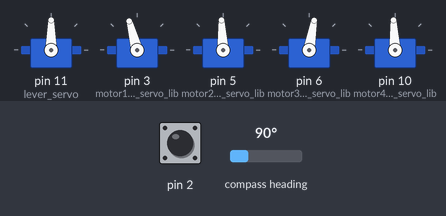
The program below on a simulated Arduino Uno, built with avr-gcc and run on an emulated ATmega328P. On the bench: 5 × servo. Inputs (shaded band) come from the test bench; at power-on: compass heading 90°, pin 2 HIGH.

Above: at 5.2 s.
5.3 s: compass heading set to 7°
At 6.6 s:
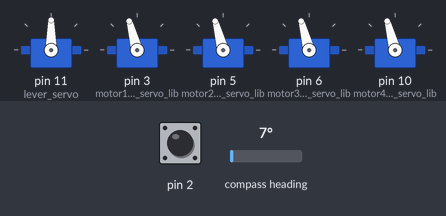
11.3 s: compass heading set to 90°
At 12.4 s:
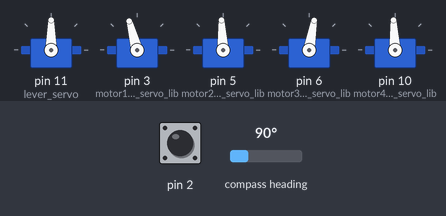
Timing chart, 0 to 14.3 s (numbered marks = the images above; inputs shaded):
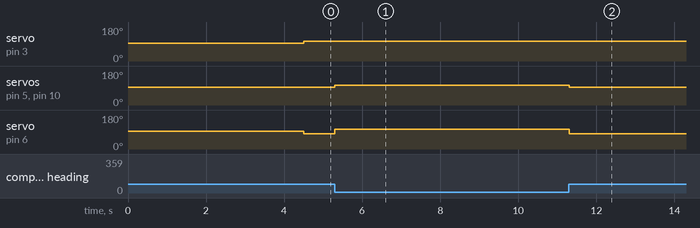

Measured:
- after the input at 5.3 s, servo on pin 5 (motor2_pin_servo_lib), servo on pin 10 (motor4_pin_servo_lib): 93° → 105° at once; servo on pin 6 (motor3_pin_servo_lib): 80° → 105° at once
- after the input at 11.3 s, servo on pin 5 (motor2_pin_servo_lib), servo on pin 10 (motor4_pin_servo_lib): 105° → 93° at once; servo on pin 6 (motor3_pin_servo_lib): 105° → 80° at once

The program:

main.cpp
```cpp
#include "definitions.hpp"
//THIS COMMIT IS BEGGNINGING OF THE MERGING


//bar 1 interp 1.628 and 1.373
//bar 2 interp 1.628 and 1.373


//with bar 1 interpolation and qw make KD 90.5 and KP divider .185 or maybe .10?
//with bat 1 interpolation and qz try KP divider 1.22 for now, larger gyro_KP_divider makes gyro_PID_KP smaller which makes gyro_PID_OUT smaller, so more angle to slow down

//with bar 2 interpolation and qw make KD 90.5 and KP divider .125?
char *move_direction = (char*)malloc(5*sizeof(char));

//MOTOR Variables
Servo myservo1; // Create Servo object to control the servo
Servo myservo2;
Servo myservo3;
Servo myservo4;
unsigned long current_time = 0;
int p_in = 255/2;
int micros_p_in = 1.5 * 1000;
int no_move_p_in = 1.5 * 1000; // no movement
float whlpair1_micro_p_in_max = 1.628 * 1000; // to move wheel forward, wheel 1 and 3 1.628
float whlpair2_micro_p_in_max = 1.628 * 1000; // to move wheel backward, wheel 1 and 3 1.628
float whlpair1_micro_p_in_min = 1.373 * 1000; // to move wheel forward, wheel 2 and 4 1.373
float whlpair2_micro_p_in_min = 1.373 * 1000; // to move wheel backward, wheel 2 and 4 1.373
float offset2 = 0.00;


//GYRO PID LOOP VARIABLES
Adafruit_BNO055 bno = Adafruit_BNO055(55);
Adafruit_MPU6050 mpu;
unsigned long gyro_update_loop_timer = 0;
unsigned long gyro_PID_loop_timer = 0;
float find_mean = 0.00;
float find_mean_counter = 0.00;
float gyro_read_offset = 0.00006104 + 0.00006103; // make this 0 and take a sample in beggining of loop()

float gyro_degrees = 0.00; // extern
float gyro_degrees2 = 0.00; // extern
float gyro_PID_error = 0.00; // extern
float gyro_PID_error_prev = 0.00; // extern
float offset1 = 0.000000; // this is to fix the Rz of the coordiante plane
float gyro_desired = offset1; // extern

float gyro_PID_P = 0.00; // extern
float gyro_PID_I = 0.00; // extern
float gyro_PID_D = 0.00; // extern

float gyro_KP_divider = .041; // extern .123 at 11.5 volts .138
float gyro_PID_KP = whlpair1_micro_p_in_max/gyro_KP_divider; // extern
float gyro_PID_KI = 0.00040; // extern .00020 at 11.5 volts
float gyro_PID_KD = 112.00; // extern 102.50 at 11.5 volts
float gyro_PID_out = 00.00; // extern
int print_gyro_values;
bool gyro_foward_flag = true; // extern NOT USED

//Logic variables
int end_flag = 0; // low is to end on our side, high is to end on their side
Direciton current_direction;
home_options home;

//COLOR SENSOR
int curr_low_bound = 0;
int curr_high_bound = 0;
int yellowBound[2] = {0, 200};  // 55
int blueBound[2] = {200, 690};   // 450
int blackBound[2] = {690, 1200}; // 800
States stateFL;
States stateRB;


//lever servo Variables
Servo lever_servo;
unsigned long release_timer = 0;
unsigned long clamp_timer = 0;
int lever_action_state= 0;


void setup() {
  //pinMode(motor1_pin_servo_lib, OUTPUT);
  //analogWrite(motor1_pin_servo_lib, p_in);

  Serial.begin(9600);
  pinMode(2, INPUT);

  //Servo set up
  lever_servo.attach(11); // 8 prob wont work we need to use 11
  myservo1.attach(motor1_pin_servo_lib);
  myservo2.attach(motor2_pin_servo_lib);
  myservo3.attach(motor3_pin_servo_lib);
  myservo4.attach(motor4_pin_servo_lib);
  myservo1.writeMicroseconds(micros_p_in);
  myservo2.writeMicroseconds(micros_p_in);
  myservo3.writeMicroseconds(micros_p_in);
  myservo4.writeMicroseconds(micros_p_in);


  // Try to initialize BNO005!
  if(!bno.begin()){
    // There was a problem detecting the BNO055 ... check your connections
    Serial.print("Ooops, no BNO055 detected ... Check your wiring or I2C ADDR!");
    while(1);
  }
  delay(1000);
  bno.setExtCrystalUse(true);


  gyro_update_loop_timer = millis();
  gyro_PID_loop_timer = millis();


  delay(3000);
}


void loop() {
  // call functions to initialize
  //int test_flag = 0;
  int task = 1;
  int home_task = 1;
  unsigned long step_delay = 1300;
  int print_colors = 0;
  print_gyro_values = 0;

  BNO005_get_standing_error(); //update the gyro_read_offset with in initial sample of gyro reading


  gyro_update_loop_timer = millis();
  gyro_PID_loop_timer = millis();
  unsigned long delay_timer = millis();
  unsigned long end_game_timer = millis();
  int start_pos;
  if(digitalRead(2) == LOW){
    start_pos = 0;
    move_direction[4] = '\0';
    move_direction[0] = 'r';
    move_direction[1] = 'i';
    move_direction[2] = 'g';
    move_direction[3] = 't';
  }else{
    start_pos = 1;
    move_direction[4] = '\0';
    move_direction[0] = 'l';
    move_direction[1] = 'e';
    move_direction[2] = 'f';
    move_direction[3] = 't';
  }

  while(1){
    // Use Serial to test inputs to motors and speeds/calibrate motors

    if(Serial.available()){
        char incomingCharacter = Serial.read();
        if(incomingCharacter == 'o'){ // case one and two are for test code at bottom of void loop()
          p_in++;
          micros_p_in++;
          Serial.print(p_in);
          Serial.print("  ");
          Serial.println(micros_p_in);

        }else if(incomingCharacter == 'p'){
          p_in--;
          micros_p_in--;
          Serial.print(p_in);
          Serial.print("  ");
          Serial.println(micros_p_in);

        }else if(incomingCharacter == '1'){
          gyro_KP_divider += .001;
          Serial.print("kp_divider is ");
          Serial.print(gyro_KP_divider,5);
          gyro_PID_KP = whlpair1_micro_p_in_max/gyro_KP_divider; // maybe replace micro_p_in_max with 1
          Serial.print("\tkp is ");
          Serial.println(gyro_PID_KP,5);

        }else if(incomingCharacter == '2'){
          gyro_KP_divider -= .001;
          Serial.print("kp_divider is ");
          Serial.print(gyro_KP_divider,5);
          gyro_PID_KP = whlpair1_micro_p_in_max/gyro_KP_divider; // maybe replace micro_p_in_max with 1
          Serial.print("\tkp is ");
          Serial.println(gyro_PID_KP,5);

        }else if(incomingCharacter == '4'){
          gyro_PID_KI += .0001;
          Serial.print("gyro_PID_KI is ");
          Serial.println(gyro_PID_KI,5);

        }else if(incomingCharacter == '5'){
          gyro_PID_KI -= .0001;
          Serial.print("gyro_PID_KI is ");
          Serial.println(gyro_PID_KI,5);

        }else if(incomingCharacter == '7'){
          gyro_PID_KD += .5;
          Serial.print("gyro_PID_KD is ");
          Serial.println(gyro_PID_KD);

        }else if(incomingCharacter == '8'){
          gyro_PID_KD -= .5;
          Serial.print("gyro_PID_KD is ");
          Serial.println(gyro_PID_KD);

        }else if(incomingCharacter == 'z'){
          gyro_desired += .00010;
          Serial.print("offset1 is ");
          Serial.println(gyro_desired,8);

        }else if(incomingCharacter == 'x'){
          gyro_desired -= .00010;
          Serial.print("offset1 is ");
          Serial.println(gyro_desired,8);

        }else if(incomingCharacter == 'c'){
          offset2 += .5;
          Serial.print("offset2 is ");
          Serial.println(offset2);

        }else if(incomingCharacter == 'v'){
          offset2 -= .5;
          Serial.print("offset2 is ");
          Serial.println(offset2);

        }
      }


    //displayCalStatus(); //TESTING
    //BNO005_update_Gyro_values(); //TESTING


    current_direction = forward;
    choose_direction_and_move();


    //motor test code
    //analogWrite(motor1_pin_servo_lib, p_in);
    // myservo1.writeMicroseconds(micros_p_in); // when holding from correct position: left wheel -> 1.628 * 1000 for motor one to move forward coutner-clockwise
    //                                         //                                                   1.373 * 1000 for motor one to move backward clockwise
    // myservo2.writeMicroseconds(micros_p_in); // front wheel
    // myservo3.writeMicroseconds(micros_p_in); // right wheel
    // myservo4.writeMicroseconds(micros_p_in); // back wheel
    // Serial.print("       ");
    // Serial.print(gyro_KP_divider,5);
    // Serial.print(" ");
    // Serial.print(gyro_PID_KI,5);
    // Serial.print(" ");
    // Serial.print(gyro_PID_KD,5);
    //Serial.println("");
  }
}
```

definitions.hpp
```cpp
#ifndef DEFINITIONS_HPP
#define DEFINITIONS_HPP

#include <Servo.h>
#include <Arduino.h>
#include <Wire.h>
#include "MPU6050.h"
#include "I2Cdev.h"
#include <Adafruit_MPU6050.h>
#include <Adafruit_Sensor.h>
#include <Adafruit_BNO055.h>
#include <utility/imumaths.h>
#include <avr/io.h>
#include <util/delay.h>
#include <avr/interrupt.h>

#define motor1_pin_servo_lib 3
#define motor2_pin_servo_lib 5
#define motor3_pin_servo_lib 6
#define motor4_pin_servo_lib 10

#define sensorFL 9
#define sensorRB 8

typedef struct States{
  int curr_low_bound = 0, curr_high_bound = 0, curr = 0, opp = 1, yellow = 0, blue = 0, black = 0, period = 0;
}States;


//Logic variables
extern int end_flag; // low is to end on our side, high is to end on their side
enum Direciton {forward, backward, left, right};
extern Direciton current_direction;

//FUNCTION declarations
void gyro_PID_loop();
void MPU_6050_update_Gyro_values();
void displayCalStatus();
void BNO005_update_Gyro_values();
void BNO005_get_standing_error();
void motor_move();
void choose_direction_and_move();
void control_move_forward(float leftwheel_p_in, float rightwheel_p_in);
void control_move_backward(float leftwheel_p_in, float rightwheel_p_in);
void control_move_left(float frontwheel_p_in, float backwheel_p_in);
void control_move_right(float frontwheel_p_in, float backwheel_p_in);

void move_forward(float leftwheel_p_in, float rightwheel_p_in);
void move_backward(float leftwheel_p_in, float rightwheel_p_in);
void move_left(float frontwheel_p_in, float backwheel_p_in);
void move_right(float frontwheel_p_in, float backwheel_p_in);
void stop_all_wheels();
float bound_check(float checker);

void getColor();
States checkColor(States state);

void release();
void clamp();

//GYRO PID LOOP VARIABLES
extern Adafruit_BNO055 bno;
extern Adafruit_MPU6050 mpu;
extern unsigned long gyro_update_loop_timer;
extern unsigned long gyro_PID_loop_timer;
extern float gyro_degrees;
extern float find_mean;
extern float find_mean_counter;
extern float gyro_read_offset;

extern float gyro_degrees;
extern float gyro_degrees2;
extern float gyro_PID_error;
extern float gyro_PID_error_prev;
extern float gyro_PID_P;
extern float gyro_PID_I;
extern float gyro_PID_D;
extern float gyro_KP_divider;
extern float gyro_PID_KP;
extern float gyro_PID_KI;
extern float gyro_PID_KD;
extern float gyro_PID_out;
extern bool gyro_foward_flag;
extern float offset1;
extern float gyro_desired;
extern int print_gyro_values;


//MOTOR Variables
extern Servo myservo1; // Create Servo object to control the servo
extern Servo myservo2;
extern Servo myservo3;
extern Servo myservo4;
extern unsigned long current_time;
extern int p_in;
extern int micros_p_in;
extern int no_move_p_in; // no movement
extern float whlpair1_micro_p_in_max; // to move wheel forward
extern float whlpair2_micro_p_in_max; // to move wheel backward
extern float whlpair1_micro_p_in_min; // to move wheel forward
extern float whlpair2_micro_p_in_min; // to move wheel backward
extern float offset2;

//COLOR SENSOR Variables
extern int curr_low_bound;
extern int curr_high_bound;
extern int yellowBound[2];  // 9
extern int blueBound[2];   // 67
extern int blackBound[2]; // 121
extern States stateFL;
extern States stateRB;
enum home_options {blue, yellow};
extern home_options home;

//Lever variables
extern Servo lever_servo;
extern unsigned long release_timer;
extern unsigned long clamp_timer;
extern int lever_action_state;

#endif
```

gyro.cpp
```cpp
#include "definitions.hpp"


void MPU_6050_update_Gyro_values(){
    sensors_event_t a, g, temp;
    mpu.getEvent(&a, &g, &temp);
    gyro_degrees += ((float)current_time - (float)gyro_update_loop_timer) / 1000.00 * (g.gyro.z-0.012760) * 180.00/PI;
    gyro_update_loop_timer = current_time;

    //Serial.print("Temperature:");
    //Serial.print(temp.temperature);
    //Serial.print("x-acceleration:");
    //Serial.print(a.acceleration.x);
    //Serial.print("\ty-acceleration:");
    //Serial.print(a.acceleration.y);
    //Serial.print("\tz-acceleration:");
    //Serial.print(a.acceleration.z);
    //Serial.print("\tx-gyro:");
    //Serial.print(g.gyro.x);
    //Serial.print("\ty-gyro:");
    //Serial.print(g.gyro.y);
    //Serial.print("\tz-gyro:");
    //Serial.print(g.gyro.z,6);


    //////////////////////////////
    //This CODE IS TO ONLY FIND THE STANDING ERROR OF GYRO
    find_mean += g.gyro.z;
    find_mean_counter += 1.00;
    float standing_gyro_mean = find_mean/find_mean_counter;// 0.005418 is a good number 0.013898
    Serial.print("  \tstanding_gyro_mean:");
    Serial.print(standing_gyro_mean, 6);
    /////////////////////////


    Serial.print("  \tgyro degrees:");
    Serial.println(gyro_degrees);
}


void displayCalStatus(){
  /* Get the four calibration values (0..3) */
  /* Any sensor data reporting 0 should be ignored, */
  /* 3 means 'fully calibrated" */
  uint8_t system, gyro, accel, mag;
  system = gyro = accel = mag = 0;
  bno.getCalibration(&system, &gyro, &accel, &mag);

  /* The data should be ignored until the system calibration is > 0 */
  Serial.print("\t");
  if (!system)
  {
    Serial.print("! ");
  }

  /* Display the individual values */
  Serial.print("Sys:");
  Serial.print(system, DEC);
  Serial.print(" G:");
  Serial.print(gyro, DEC);
  Serial.print(" A:");
  Serial.print(accel, DEC);
  Serial.print(" M:");
  Serial.print(mag, DEC);
}

void BNO005_get_standing_error(){

    int temp_millis = millis();
    float new_qW = 0.00;

    while(millis() - temp_millis < 500){
        imu::Quaternion quat = bno.getQuat();
        new_qW = -1.00*(quat.w()-1);
        if(quat.z() >= 0){ // we are turning left
            new_qW = new_qW * 1.00;
        }else{ // we are turning right
            new_qW = new_qW * -1.00;
        }
    }

    gyro_read_offset = new_qW;
    if(print_gyro_values == 1){
        Serial.print("initial standing error gyro_read_offset is: ");
        Serial.print(gyro_read_offset,8);
    }
}

void BNO005_update_Gyro_values(){

    imu::Quaternion quat = bno.getQuat();
    //Display the quat data

    float new_qW = -1.00*(quat.w()-1);
    if(quat.z() >= 0){ // we are turning left
        new_qW = new_qW * 1.00;
    }else{ // we are turning right
        new_qW = new_qW * -1.00;
    }

    if(print_gyro_values == 1){
        Serial.print("qW: ");
        Serial.print(new_qW, 8);
        Serial.print(" qX: ");
        Serial.print(quat.y(), 8);
        Serial.print(" qY: ");
        Serial.print(quat.x(), 8);
        Serial.print(" qZ: ");
        Serial.print(quat.z(), 8);
    }


    gyro_degrees = new_qW - gyro_read_offset; // previously .00012207
    if(print_gyro_values == 1){
        Serial.print("   gyro_degrees: ");
        Serial.print(gyro_degrees, 8);
    }
    //gyro_degrees = quat.z();
}


void gyro_PID_loop(){

    //ERROR
    gyro_PID_error = gyro_degrees - gyro_desired; // If this is positive then it is leaning left and left wheel speed up

    //PROPORTIONAL
    gyro_PID_P = gyro_PID_error * gyro_PID_KP; // error is a decimal and KP is max vaue.

    //INTEGRAL
    gyro_PID_I += (gyro_PID_error) * (float)(current_time - gyro_PID_loop_timer) * gyro_PID_KI;
    ///if(gyro_PID_I > whlpair1_micro_p_in_max) gyro_PID_I = whlpair1_micro_p_in_max;
    //if(gyro_PID_I < whlpair1_micro_p_in_min) gyro_PID_I = whlpair1_micro_p_in_min;

    //DERIVATIVE
    gyro_PID_D = ((gyro_PID_error - gyro_PID_error_prev) / (float)(current_time - gyro_PID_loop_timer)) * gyro_PID_KD;
    gyro_PID_error_prev = gyro_PID_error;

    // SUMMATION
    gyro_PID_out = gyro_PID_P + gyro_PID_I + gyro_PID_D;
    //if(gyro_PID_out > whlpair1_micro_p_in_max) gyro_PID_out = whlpair1_micro_p_in_max;
    //if(gyro_PID_out < whlpair1_micro_p_in_min) gyro_PID_out = whlpair1_micro_p_in_min;
    if(print_gyro_values == 1){
        Serial.print("  gyro_PID_out: ");
        Serial.print(gyro_PID_out);
        Serial.println();
    }


}
```

Source omitted: movement.cpp (11079 bytes)
